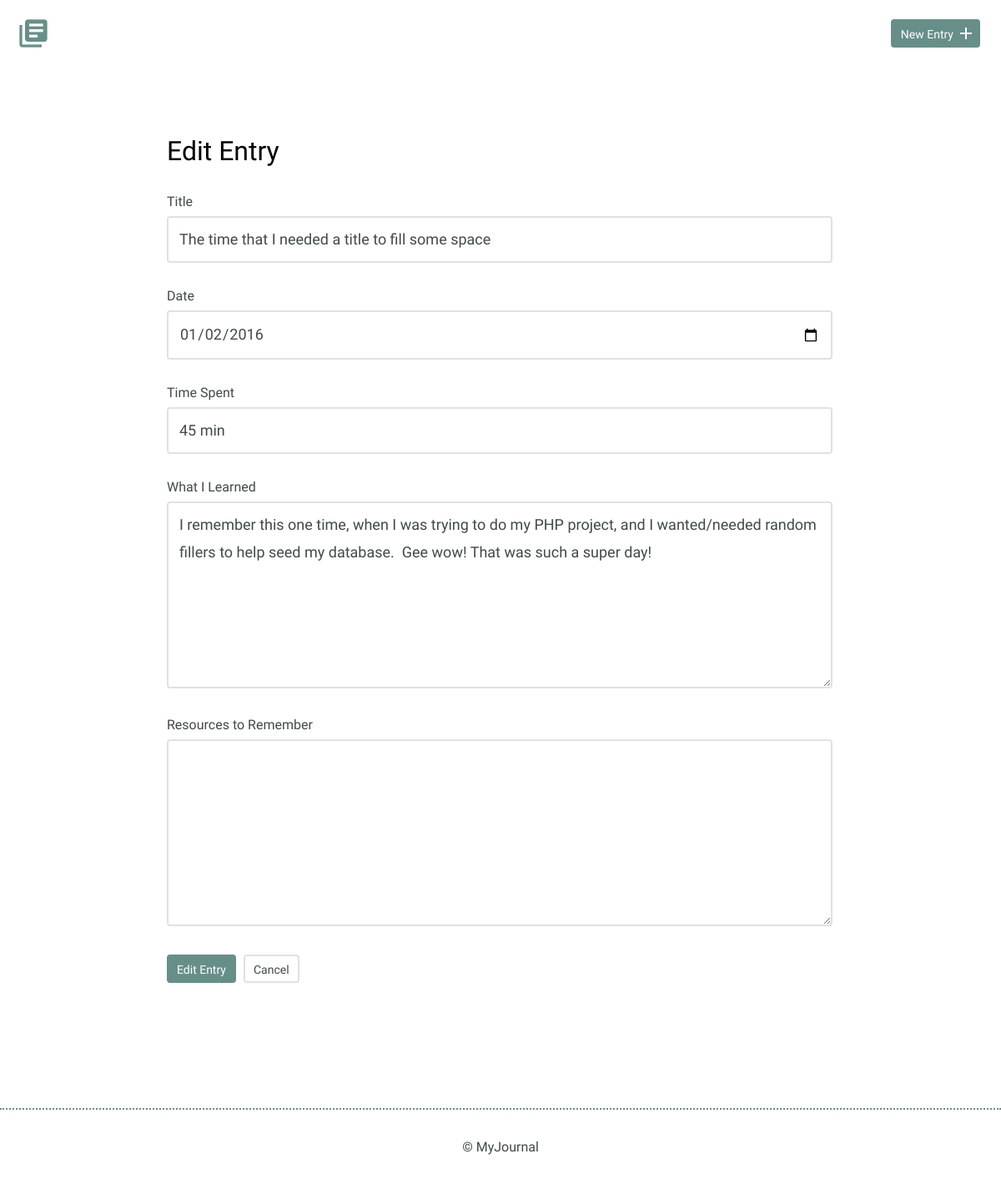
The page /edit.php?id=3 on the database its author committed.
### tables this page shows
CREATE TABLE "entries" (
	`id`	INTEGER,
	`title`	TEXT,
	`date`	TEXT,
	`time_spent`	INTEGER,
	`learned`	BLOB,
	`resources`	BLOB,
	PRIMARY KEY(`id`)
);

### inc/functions.php (called while the page is built, shortened)
<?php
function detail() {
    include('connection.php');
    $id = filter_input(INPUT_GET, 'id', FILTER_SANITIZE_NUMBER_INT);
    switch($id) {
        case 3:
            $offsetCondition = " OFFSET 3";
        break;
    }
    try
    {
        $sql = "SELECT * FROM entries ORDER BY date DESC LIMIT 1" . "$offsetCondition";
        $stmt = $db->prepare($sql);
        $stmt->execute();
        while ($row = $stmt->fetch(PDO::FETCH_ASSOC)) {
            return $row;
        }
    } catch (Exception $e) {
        echo "Error: ". $e->getMessage();
    }
}

### edit.php (the view, shortened to what this page needs)
<?php
include('inc/header.php');
if (isset($_GET['id'])) {
    include('inc/functions.php');
    $detail = detail();
}
?>
        <section>
            <div class="container">
                <div class="edit-entry">
                    <h2>Edit Entry</h2>
                    <form method="POST" action="">
                        <label for="title"> Title</label>
                        <input id="title" type="text" name="title" value="<?php echo $detail['title']; ?>"><br>
                        <label for="date">Date</label>
                        <input id="date" type="date" name="date" value="<?php echo $detail['date']; ?>"><br>
                        <label for="time-spent"> Time Spent</label>
                        <input id="time-spent" type="text" name="timeSpent" value="<?php echo $detail['time_spent']; ?>"><br>
                        <label for="what-i-learned">What I Learned</label>
                        <textarea id="what-i-learned" rows="5" name="whatILearned"><?php echo $detail['learned']; ?></textarea>
                        <label for="resources-to-remember">Resources to Remember</label>
                        <textarea id="resources-to-remember" rows="5" name="ResourcesToRemember" ><?php echo $detail['resources'];?></textarea>
                        <input type="submit" value="Edit Entry" class="button" name="edit">
                        <a href="index.php" class="button button-secondary">Cancel</a>
                    </form>
                </div>
            </div>
        </section>
<?php
include('inc/footer.php');

### css/site.css (style rules this page uses)
body { font-size: 16px; color: #404a49; font-family: 'Cousine', serif; font-weight: 400; }
.container { margin: 0 auto; padding: 0 25px; }
.button { padding: 8px 10px 6px 10px; background: #678f89; border: 2px solid #678f89; border-radius: 4px; text-decoration: none; color: #FFF; position: relative; text-align: center; font-size: 14px; }
.button.button-secondary { background: #FFF; border: 2px solid #e1e1e1; color: #404a49; }
h1, h2, h3 { margin: 0; font-weight: 400; line-height: 1em; color: #000; }
h2 { font-size: 32px; }
.entry-list, .edit-entry, .new-entry { max-width: 800px; margin: 0 auto; padding: 70px 0 150px 0; }
.edit-entry h2, .new-entry h2 { margin-bottom: 35px; }
form label { display: block; margin-bottom: 8px; }
form input[type=text], form input[type=password], form input[type=date], form textarea { border: 2px solid #e1e1e1; font-size: 18px; line-height: 1.8em; padding:10px 13px; margin-bottom: 30px; border-radius: 4px; width: calc(100% - 32px); }
.edit-entry form textarea, .new-entry form textarea { min-height: 200px; }
input[type=submit] { margin-right: 5px; }

### rows shown on the page
entries: title "The time that I needed a title to fill some space", date "01/02/2016", timeSpent "45 min", whatILearned "I remember this one time, when I was trying to do my PHP project, and I wanted/needed random fillers to help seed my database. Gee wow! That was such a super day!"
